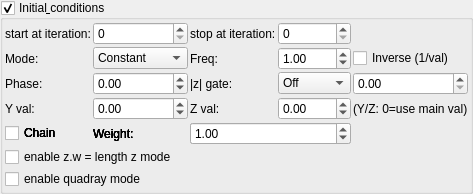
    <widget class="MyGroupBox" name="groupCheck_transf_function_enabled_false">
     <property name="title">
      <string>Initial&amp; conditions</string>
     </property>
     <property name="checkable">
      <bool>true</bool>
     </property>
     <layout class="QVBoxLayout" name="verticalLayout_22" stretch="0,0,0">
      <property name="spacing">
       <number>2</number>
      </property>
      <property name="leftMargin">
       <number>2</number>
      </property>
      <property name="topMargin">
       <number>2</number>
      </property>
      <property name="rightMargin">
       <number>2</number>
      </property>
      <property name="bottomMargin">
       <number>2</number>
      </property>
      <item>
       <layout class="QGridLayout" name="gridLayout_74">
        <property name="spacing">
         <number>2</number>
        </property>
        <item row="0" column="0">
         <widget class="QLabel" name="label_260">
          <property name="text">
           <string>start at iteration:</string>
          </property>
         </widget>
        </item>
        <item row="0" column="3">
         <widget class="MySpinBox" name="spinboxInt_transf_stop_iterations_D1">
          <property name="sizePolicy">
           <sizepolicy hsizetype="Minimum" vsizetype="Maximum">
            <horstretch>0</horstretch>
            <verstretch>0</verstretch>
           </sizepolicy>
          </property>
          <property name="maximum">
           <number>999</number>
          </property>
         </widget>
        </item>
      <item row="1" column="0">
       <widget class="QLabel"><property name="text"><string>Mode:</string></property></widget>
      </item>
      <item row="1" column="1">
       <widget class="MyComboBox" name="comboBox_transf_multiplier_value_mode_3">
        <item><property name="text"><string notr="true">Constant</string></property></item>
        <item><property name="text"><string notr="true">Sine</string></property></item>
        <item><property name="text"><string notr="true">Ramp</string></property></item>
        <item><property name="text"><string notr="true">Exponential</string></property></item>
        <item><property name="text"><string notr="true">Triangle</string></property></item>
        <item><property name="text"><string notr="true">Square</string></property></item>
        <item><property name="text"><string notr="true">Smoothstep</string></property></item>
        <item><property name="text"><string notr="true">Noise</string></property></item>
        <item><property name="text"><string notr="true">Ping-pong</string></property></item>
        <item><property name="text"><string notr="true">Stepped</string></property></item>
       </widget>
      </item>
      <item row="1" column="2">
       <widget class="QLabel"><property name="text"><string>Freq:</string></property></widget>
      </item>
      <item row="1" column="3">
       <widget class="MyDoubleSpinBox" name="spinbox_transf_multiplier_frequency_3">
        <property name="minimum"><double>0.01</double></property><property name="maximum"><double>100.0</double></property>
        <property name="singleStep"><double>0.1</double></property><property name="value"><double>1.0</double></property>
       </widget>
      </item>
      <item row="1" column="4" colspan="2">
       <widget class="MyCheckBox" name="checkBox_transf_multiplier_inverse_3">
        <property name="text"><string>Inverse (1/val)</string></property>
       </widget>
      </item>
      <item row="2" column="0">
       <widget class="QLabel"><property name="text"><string>Phase:</string></property></widget>
      </item>
      <item row="2" column="1">
       <widget class="MyDoubleSpinBox" name="spinbox_transf_multiplier_phase_3">
        <property name="minimum"><double>-10.0</double></property><property name="maximum"><double>10.0</double></property>
        <property name="singleStep"><double>0.1</double></property><property name="value"><double>0.0</double></property>
       </widget>
      </item>
      <item row="2" column="2">
       <widget class="QLabel"><property name="text"><string>|z| gate:</string></property></widget>
      </item>
      <item row="2" column="3">
       <widget class="MyComboBox" name="comboBox_transf_multiplier_threshold_mode_3">
        <item><property name="text"><string notr="true">Off</string></property></item>
        <item><property name="text"><string notr="true">&gt; thresh</string></property></item>
        <item><property name="text"><string notr="true">&lt; thresh</string></property></item>
       </widget>
      </item>
      <item row="2" column="4" colspan="2">
       <widget class="MyDoubleSpinBox" name="spinbox_transf_multiplier_threshold_3">
        <property name="minimum"><double>0.0</double></property><property name="maximum"><double>1000.0</double></property>
        <property name="singleStep"><double>0.1</double></property><property name="value"><double>0.0</double></property>
       </widget>
      </item>
      <item row="3" column="0">
       <widget class="QLabel"><property name="text"><string>Y val:</string></property></widget>
      </item>
      <item row="3" column="1">
       <widget class="MyDoubleSpinBox" name="spinbox_transf_multiplier_scale_y_3">
        <property name="minimum"><double>-100.0</double></property><property name="maximum"><double>100.0</double></property>
        <property name="singleStep"><double>0.01</double></property><property name="value"><double>0.0</double></property>
       </widget>
      </item>
      <item row="3" column="2">
       <widget class="QLabel"><property name="text"><string>Z val:</string></property></widget>
      </item>
      <item row="3" column="3">
       <widget class="MyDoubleSpinBox" name="spinbox_transf_multiplier_scale_z_3">
        <property name="minimum"><double>-100.0</double></property><property name="maximum"><double>100.0</double></property>
        <property name="singleStep"><double>0.01</double></property><property name="value"><double>0.0</double></property>
       </widget>
      </item>
      <item row="3" column="4" colspan="2">
       <widget class="QLabel"><property name="text"><string notr="true">(Y/Z: 0=use main val)</string></property></widget>
      </item>
      <item row="4" column="0">
       <widget class="MyCheckBox" name="checkBox_transf_multiplier_chain_5">
        <property name="text"><string>Chain</string></property>
       </widget>
      </item>
      <item row="4" column="1">
       <widget class="QLabel"><property name="text"><string>Weight:</string></property></widget>
      </item>
      <item row="4" column="2" colspan="2">
       <widget class="MyDoubleSpinBox" name="spinbox_transf_multiplier_weight_5">
        <property name="minimum"><double>0.0</double></property><property name="maximum"><double>10.0</double></property>
        <property name="singleStep"><double>0.1</double></property><property name="value"><double>1.0</double></property>
       </widget>
      </item>
      <item row="4" column="0">
       <widget class="MyCheckBox" name="checkBox_transf_multiplier_chain_4">
        <property name="text"><string>Chain</string></property>
       </widget>
      </item>
      <item row="4" column="1">
       <widget class="QLabel"><property name="text"><string>Weight:</string></property></widget>
      </item>
      <item row="4" column="2" colspan="2">
       <widget class="MyDoubleSpinBox" name="spinbox_transf_multiplier_weight_4">
        <property name="minimum"><double>0.0</double></property><property name="maximum"><double>10.0</double></property>
        <property name="singleStep"><double>0.1</double></property><property name="value"><double>1.0</double></property>
       </widget>
      </item>
      <item row="4" column="0">
       <widget class="MyCheckBox" name="checkBox_transf_multiplier_chain_3">
        <property name="text"><string>Chain</string></property>
       </widget>
      </item>
      <item row="4" column="1">
       <widget class="QLabel"><property name="text"><string>Weight:</string></property></widget>
      </item>
      <item row="4" column="2" colspan="2">
       <widget class="MyDoubleSpinBox" name="spinbox_transf_multiplier_weight_3">
        <property name="minimum"><double>0.0</double></property><property name="maximum"><double>10.0</double></property>
        <property name="singleStep"><double>0.1</double></property><property name="value"><double>1.0</double></property>
       </widget>
      </item>
      <item row="4" column="0">
       <widget class="MyCheckBox" name="checkBox_transf_multiplier_chain_2">
        <property name="text"><string>Chain</string></property>
       </widget>
      </item>
      <item row="4" column="1">
       <widget class="QLabel"><property name="text"><string>Weight:</string></property></widget>
      </item>
      <item row="4" column="2" colspan="2">
       <widget class="MyDoubleSpinBox" name="spinbox_transf_multiplier_weight_2">
        <property name="minimum"><double>0.0</double></property><property name="maximum"><double>10.0</double></property>
        <property name="singleStep"><double>0.1</double></property><property name="value"><double>1.0</double></property>
       </widget>
      </item>
      <item row="4" column="0">
       <widget class="MyCheckBox" name="checkBox_transf_multiplier_chain_1">
        <property name="text"><string>Chain</string></property>
       </widget>
      </item>
      <item row="4" column="1">
       <widget class="QLabel"><property name="text"><string>Weight:</string></property></widget>
      </item>
      <item row="4" column="2" colspan="2">
       <widget class="MyDoubleSpinBox" name="spinbox_transf_multiplier_weight_1">
        <property name="minimum"><double>0.0</double></property><property name="maximum"><double>10.0</double></property>
        <property name="singleStep"><double>0.1</double></property><property name="value"><double>1.0</double></property>
       </widget>
      </item>
        <item row="0" column="1">
         <widget class="MySpinBox" name="spinboxInt_transf_start_iterations_D">
          <property name="sizePolicy">
           <sizepolicy hsizetype="Minimum" vsizetype="Maximum">
            <horstretch>0</horstretch>
            <verstretch>0</verstretch>
           </sizepolicy>
          </property>
          <property name="maximum">
           <number>999</number>
          </property>
         </widget>
        </item>
        <item row="0" column="2">
         <widget class="QLabel" name="label_261">
          <property name="text">
           <string>stop at iteration:</string>
          </property>
         </widget>
        </item>
       </layout>
      </item>
      <item>
       <widget class="MyCheckBox" name="checkBox_transf_function_enabledA_false">
        <property name="text">
         <string>enable z.w = length z mode</string>
        </property>
       </widget>
      </item>
      <item>
       <widget class="MyCheckBox" name="checkBox_transf_function_enabledB_false">
        <property name="text">
         <string>enable quadray mode</string>
        </property>
       </widget>
      </item>
     </layout>
    </widget>
